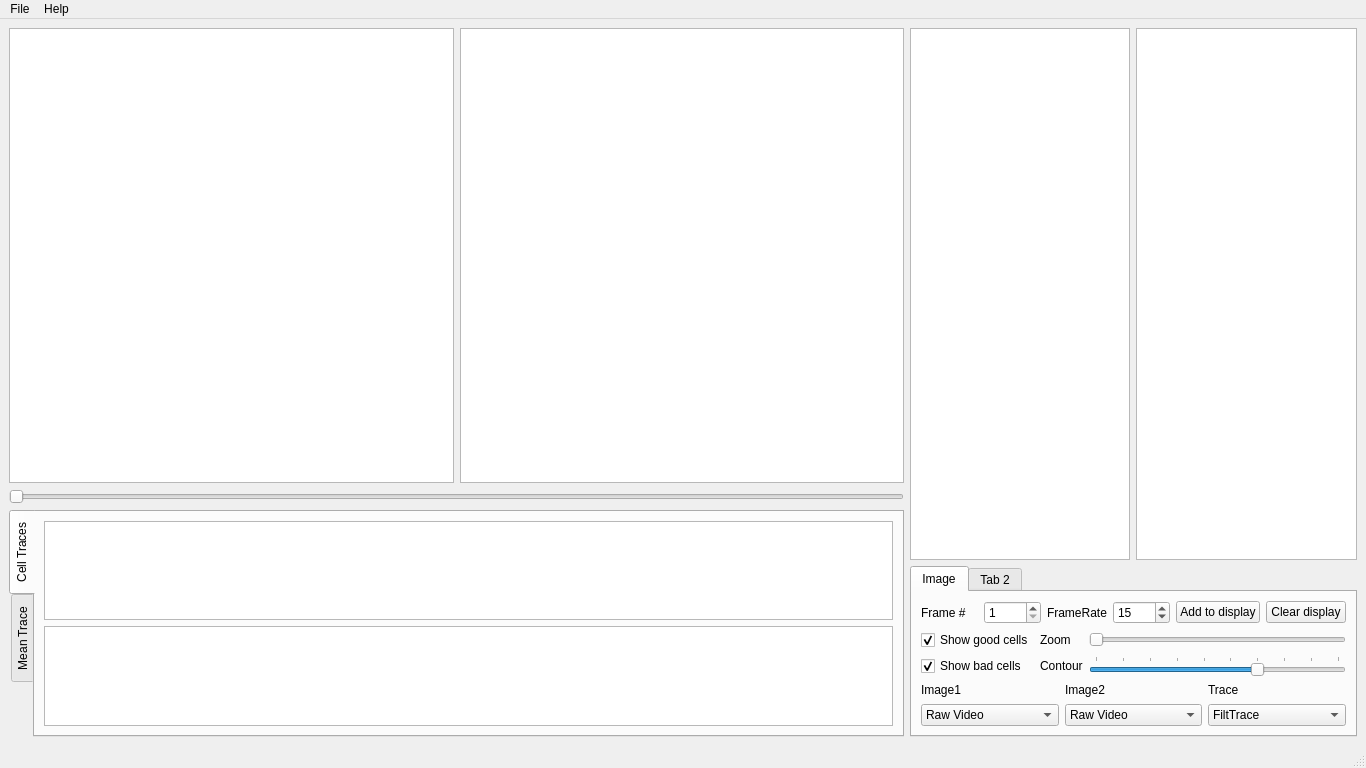
<?xml version="1.0" encoding="UTF-8"?>
<ui version="4.0">
 <class>MainWindow</class>
 <widget class="QMainWindow" name="MainWindow">
  <property name="geometry">
   <rect>
    <x>0</x>
    <y>0</y>
    <width>1366</width>
    <height>768</height>
   </rect>
  </property>
  <property name="sizePolicy">
   <sizepolicy hsizetype="Expanding" vsizetype="Expanding">
    <horstretch>1</horstretch>
    <verstretch>1</verstretch>
   </sizepolicy>
  </property>
  <property name="minimumSize">
   <size>
    <width>0</width>
    <height>0</height>
   </size>
  </property>
  <property name="windowTitle">
   <string>CellScreener</string>
  </property>
  <property name="toolButtonStyle">
   <enum>Qt::ToolButtonIconOnly</enum>
  </property>
  <widget class="QWidget" name="centralwidget">
   <layout class="QHBoxLayout" name="horizontalLayout_4" stretch="2,1">
    <item>
     <layout class="QVBoxLayout" name="verticalLayout" stretch="4,1,2">
      <item>
       <layout class="QHBoxLayout" name="video_layout" stretch="1,1">
        <item>
         <widget class="MsGraphicsView" name="vid_frame1">
          <property name="verticalScrollBarPolicy">
           <enum>Qt::ScrollBarAlwaysOff</enum>
          </property>
          <property name="horizontalScrollBarPolicy">
           <enum>Qt::ScrollBarAlwaysOff</enum>
          </property>
          <property name="sizeAdjustPolicy">
           <enum>QAbstractScrollArea::AdjustToContents</enum>
          </property>
         </widget>
        </item>
        <item>
         <widget class="MsGraphicsView" name="vid_frame2">
          <property name="verticalScrollBarPolicy">
           <enum>Qt::ScrollBarAlwaysOff</enum>
          </property>
          <property name="horizontalScrollBarPolicy">
           <enum>Qt::ScrollBarAlwaysOff</enum>
          </property>
          <property name="sizeAdjustPolicy">
           <enum>QAbstractScrollArea::AdjustToContents</enum>
          </property>
         </widget>
        </item>
       </layout>
      </item>
      <item>
       <widget class="QSlider" name="frame_slider">
        <property name="orientation">
         <enum>Qt::Horizontal</enum>
        </property>
       </widget>
      </item>
      <item>
       <layout class="QVBoxLayout" name="trace_layout" stretch="0">
        <item>
         <widget class="QTabWidget" name="plot_tabs">
          <property name="tabPosition">
           <enum>QTabWidget::West</enum>
          </property>
          <property name="currentIndex">
           <number>0</number>
          </property>
          <widget class="QWidget" name="cell_trace_tab">
           <attribute name="title">
            <string>Cell Traces</string>
           </attribute>
           <layout class="QVBoxLayout" name="verticalLayout_4">
            <item>
             <widget class="TraceAxis" name="trace_1_axis">
              <property name="toolTip">
               <string>cell 1 trace</string>
              </property>
             </widget>
            </item>
            <item>
             <widget class="TraceAxis" name="trace_2_axis">
              <property name="toolTip">
               <string>cell 2 trace</string>
              </property>
             </widget>
            </item>
           </layout>
          </widget>
          <widget class="QWidget" name="plot_tab">
           <attribute name="title">
            <string>Mean Trace</string>
           </attribute>
           <layout class="QVBoxLayout" name="verticalLayout_5">
            <item>
             <widget class="TraceAxis" name="trace_3_axis">
              <property name="toolTip">
               <string>mean trace of all good cells</string>
              </property>
             </widget>
            </item>
            <item>
             <widget class="TraceAxis" name="pc_trace_"/>
            </item>
           </layout>
          </widget>
         </widget>
        </item>
       </layout>
      </item>
     </layout>
    </item>
    <item>
     <layout class="QVBoxLayout" name="verticalLayout_3">
      <item>
       <layout class="QHBoxLayout" name="horizontalLayout_2">
        <item>
         <widget class="CellListTableView1" name="cell_list1"/>
        </item>
        <item>
         <widget class="CellListTableView2" name="cell_list2"/>
        </item>
       </layout>
      </item>
      <item>
       <widget class="QTabWidget" name="control_panel">
        <property name="sizePolicy">
         <sizepolicy hsizetype="Expanding" vsizetype="Fixed">
          <horstretch>0</horstretch>
          <verstretch>0</verstretch>
         </sizepolicy>
        </property>
        <property name="tabPosition">
         <enum>QTabWidget::North</enum>
        </property>
        <property name="currentIndex">
         <number>0</number>
        </property>
        <widget class="QWidget" name="tab">
         <attribute name="title">
          <string>Image</string>
         </attribute>
         <layout class="QHBoxLayout" name="horizontalLayout_3">
          <item>
           <layout class="QVBoxLayout" name="verticalLayout_2">
            <item>
             <layout class="QHBoxLayout" name="horizontalLayout">
              <item>
               <widget class="QLabel" name="currentframe_label">
                <property name="text">
                 <string>Frame #</string>
                </property>
               </widget>
              </item>
              <item>
               <widget class="QSpinBox" name="frame_num_spinbox">
                <property name="minimum">
                 <number>1</number>
                </property>
               </widget>
              </item>
              <item>
               <widget class="QLabel" name="label">
                <property name="text">
                 <string>FrameRate</string>
                </property>
               </widget>
              </item>
              <item>
               <widget class="QSpinBox" name="frame_rate_spinbox">
                <property name="minimum">
                 <number>1</number>
                </property>
                <property name="value">
                 <number>15</number>
                </property>
               </widget>
              </item>
              <item>
               <widget class="QPushButton" name="add_to_display_pushbutton">
                <property name="text">
                 <string>Add to display</string>
                </property>
               </widget>
              </item>
              <item>
               <widget class="QPushButton" name="clear_display_pushbutton">
                <property name="text">
                 <string>Clear display</string>
                </property>
               </widget>
              </item>
             </layout>
            </item>
            <item>
             <layout class="QGridLayout" name="gridLayout">
              <item row="1" column="1">
               <widget class="QLabel" name="contour_label">
                <property name="text">
                 <string>Contour</string>
                </property>
               </widget>
              </item>
              <item row="0" column="0">
               <widget class="QCheckBox" name="showgoodcell_checkbox">
                <property name="text">
                 <string>Show good cells</string>
                </property>
                <property name="checked">
                 <bool>true</bool>
                </property>
                <property name="tristate">
                 <bool>false</bool>
                </property>
               </widget>
              </item>
              <item row="0" column="2">
               <widget class="QSlider" name="zoom_slider">
                <property name="minimum">
                 <number>10</number>
                </property>
                <property name="maximum">
                 <number>80</number>
                </property>
                <property name="singleStep">
                 <number>2</number>
                </property>
                <property name="sliderPosition">
                 <number>10</number>
                </property>
                <property name="orientation">
                 <enum>Qt::Horizontal</enum>
                </property>
               </widget>
              </item>
              <item row="1" column="2">
               <widget class="DiscreteSlider" name="contour_slider">
                <property name="minimum">
                 <number>1</number>
                </property>
                <property name="maximum">
                 <number>10</number>
                </property>
                <property name="singleStep">
                 <number>1</number>
                </property>
                <property name="pageStep">
                 <number>2</number>
                </property>
                <property name="value">
                 <number>7</number>
                </property>
                <property name="sliderPosition">
                 <number>7</number>
                </property>
                <property name="tracking">
                 <bool>false</bool>
                </property>
                <property name="orientation">
                 <enum>Qt::Horizontal</enum>
                </property>
                <property name="tickPosition">
                 <enum>QSlider::TicksAbove</enum>
                </property>
                <property name="tickInterval">
                 <number>1</number>
                </property>
               </widget>
              </item>
              <item row="0" column="1">
               <widget class="QLabel" name="zoom_label">
                <property name="text">
                 <string>Zoom</string>
                </property>
               </widget>
              </item>
              <item row="1" column="0">
               <widget class="QCheckBox" name="showbadcell_checkbox">
                <property name="text">
                 <string>Show bad cells</string>
                </property>
                <property name="checked">
                 <bool>true</bool>
                </property>
               </widget>
              </item>
             </layout>
            </item>
            <item>
             <layout class="QGridLayout" name="gridLayout_2">
              <item row="0" column="0">
               <widget class="QLabel" name="image1_label">
                <property name="text">
                 <string>Image1</string>
                </property>
               </widget>
              </item>
              <item row="0" column="1">
               <widget class="QLabel" name="image2_label">
                <property name="text">
                 <string>Image2</string>
                </property>
               </widget>
              </item>
              <item row="0" column="2">
               <widget class="QLabel" name="tracemode_label">
                <property name="text">
                 <string>Trace</string>
                </property>
               </widget>
              </item>
              <item row="1" column="0">
               <widget class="QComboBox" name="image1_mode_comboBox">
                <item>
                 <property name="text">
                  <string>Raw Video</string>
                 </property>
                </item>
               </widget>
              </item>
              <item row="1" column="1">
               <widget class="QComboBox" name="image2_mode_comboBox">
                <item>
                 <property name="text">
                  <string>Raw Video</string>
                 </property>
                </item>
               </widget>
              </item>
              <item row="1" column="2">
               <widget class="QComboBox" name="trace_mode_combobox">
                <item>
                 <property name="text">
                  <string>FiltTrace</string>
                 </property>
                </item>
                <item>
                 <property name="text">
                  <string>RawTrace</string>
                 </property>
                </item>
                <item>
                 <property name="text">
                  <string>Spike</string>
                 </property>
                </item>
               </widget>
              </item>
             </layout>
            </item>
           </layout>
          </item>
         </layout>
        </widget>
        <widget class="QWidget" name="tab_2">
         <attribute name="title">
          <string>Tab 2</string>
         </attribute>
        </widget>
       </widget>
      </item>
     </layout>
    </item>
   </layout>
  </widget>
  <widget class="QMenuBar" name="menubar">
   <property name="geometry">
    <rect>
     <x>0</x>
     <y>0</y>
     <width>1366</width>
     <height>21</height>
    </rect>
   </property>
   <widget class="QMenu" name="menuFile">
    <property name="title">
     <string>File</string>
    </property>
    <addaction name="actionNewWindow"/>
    <addaction name="separator"/>
    <addaction name="actionAdd_Video"/>
    <addaction name="actionImport_MS"/>
    <addaction name="separator"/>
    <addaction name="actionExport_MS"/>
    <addaction name="actionSave_to_MS"/>
    <addaction name="actionSave_Lean_MS"/>
    <addaction name="actionExport_Cell_Label_as_CSV"/>
    <addaction name="separator"/>
    <addaction name="actionQuit"/>
   </widget>
   <widget class="QMenu" name="menuHep">
    <property name="title">
     <string>Help</string>
    </property>
    <addaction name="actionAbout"/>
    <addaction name="actionHotkeys"/>
   </widget>
   <addaction name="menuFile"/>
   <addaction name="menuHep"/>
  </widget>
  <widget class="QStatusBar" name="statusbar"/>
  <action name="actionAdd_Video">
   <property name="text">
    <string>Open Video</string>
   </property>
  </action>
  <action name="actionImport_MS">
   <property name="text">
    <string>Import MS</string>
   </property>
  </action>
  <action name="actionExport_MS">
   <property name="enabled">
    <bool>false</bool>
   </property>
   <property name="text">
    <string>Export MS</string>
   </property>
   <property name="toolTip">
    <string>Save as an full ms file with modified cell label</string>
   </property>
  </action>
  <action name="actionSave_to_MS">
   <property name="enabled">
    <bool>false</bool>
   </property>
   <property name="text">
    <string>Save to MS</string>
   </property>
   <property name="toolTip">
    <string>Save modified cell labels to the original ms file</string>
   </property>
  </action>
  <action name="actionSave_Lean_MS">
   <property name="enabled">
    <bool>false</bool>
   </property>
   <property name="text">
    <string>Save Lean MS</string>
   </property>
   <property name="toolTip">
    <string>Save the MS with only the essential fields</string>
   </property>
  </action>
  <action name="actionExport_Cell_Label_as_CSV">
   <property name="enabled">
    <bool>false</bool>
   </property>
   <property name="text">
    <string>Export Label as CSV</string>
   </property>
  </action>
  <action name="actionAbout">
   <property name="text">
    <string>About</string>
   </property>
  </action>
  <action name="actionHotkeys">
   <property name="text">
    <string>Hotkeys</string>
   </property>
  </action>
  <action name="actionNewWindow">
   <property name="text">
    <string>NewWindow</string>
   </property>
  </action>
  <action name="actionQuit">
   <property name="text">
    <string>Quit</string>
   </property>
  </action>
 </widget>
 <customwidgets>
  <customwidget>
   <class>MsGraphicsView</class>
   <extends>QGraphicsView</extends>
   <header>widgets</header>
  </customwidget>
  <customwidget>
   <class>DiscreteSlider</class>
   <extends>QSlider</extends>
   <header>widgets</header>
  </customwidget>
  <customwidget>
   <class>CellListTableView1</class>
   <extends>QTableView</extends>
   <header>dataview</header>
  </customwidget>
  <customwidget>
   <class>TraceAxis</class>
   <extends>QGraphicsView</extends>
   <header>widgets</header>
  </customwidget>
  <customwidget>
   <class>CellListTableView2</class>
   <extends>QTableView</extends>
   <header>dataview</header>
  </customwidget>
 </customwidgets>
 <resources>
  <include location="icons.qrc"/>
 </resources>
 <connections/>
</ui>
